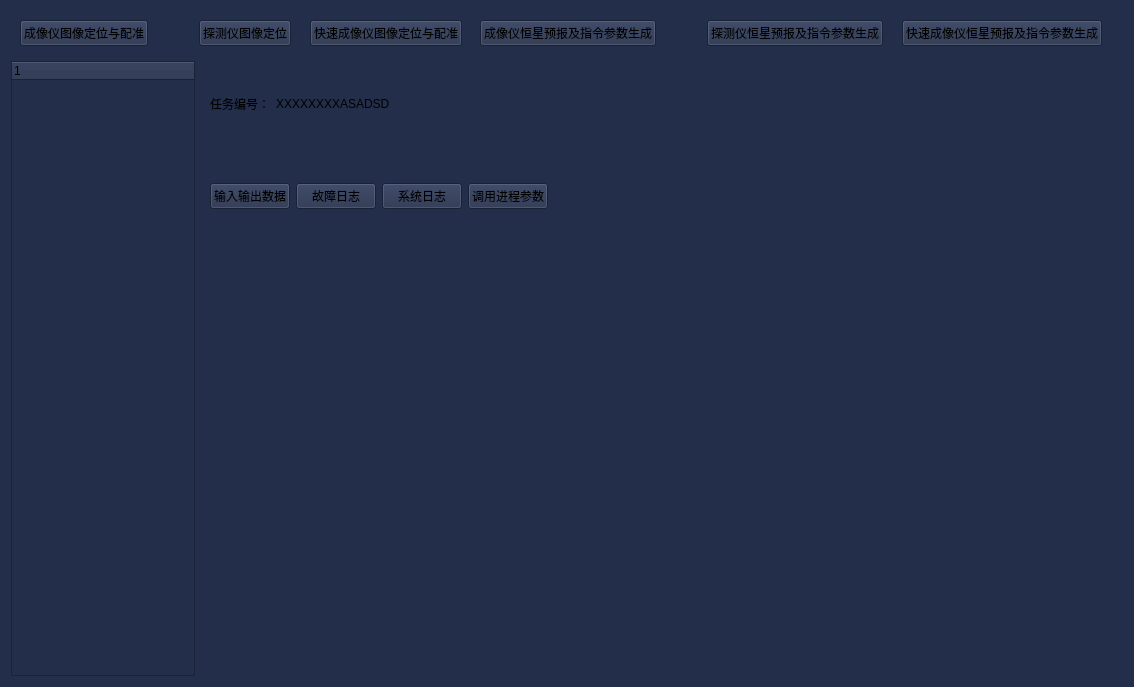
<?xml version="1.0" encoding="UTF-8"?>
<ui version="4.0">
 <class>FaultManagementDialog</class>
 <widget class="QWidget" name="FaultManagementDialog">
  <property name="geometry">
   <rect>
    <x>0</x>
    <y>0</y>
    <width>1134</width>
    <height>687</height>
   </rect>
  </property>
  <property name="windowTitle">
   <string>Form</string>
  </property>
  <property name="styleSheet">
   <string notr="true">background-color: #232e4a;</string>
  </property>
  <layout class="QVBoxLayout" name="verticalLayout_3">
   <item>
    <widget class="QWidget" name="widget" native="true">
     <layout class="QHBoxLayout" name="horizontalLayout">
      <item>
       <widget class="QPushButton" name="imagerBtn">
        <property name="text">
         <string>成像仪图像定位与配准</string>
        </property>
       </widget>
      </item>
      <item>
       <spacer name="horizontalSpacer">
        <property name="orientation">
         <enum>Qt::Horizontal</enum>
        </property>
        <property name="sizeHint" stdset="0">
         <size>
          <width>73</width>
          <height>20</height>
         </size>
        </property>
       </spacer>
      </item>
      <item>
       <widget class="QPushButton" name="detectorBtn">
        <property name="text">
         <string>探测仪图像定位</string>
        </property>
       </widget>
      </item>
      <item>
       <spacer name="horizontalSpacer_6">
        <property name="orientation">
         <enum>Qt::Horizontal</enum>
        </property>
        <property name="sizeHint" stdset="0">
         <size>
          <width>40</width>
          <height>20</height>
         </size>
        </property>
       </spacer>
      </item>
      <item>
       <widget class="QPushButton" name="fastImagerBtn">
        <property name="text">
         <string>快速成像仪图像定位与配准</string>
        </property>
       </widget>
      </item>
      <item>
       <spacer name="horizontalSpacer_4">
        <property name="orientation">
         <enum>Qt::Horizontal</enum>
        </property>
        <property name="sizeHint" stdset="0">
         <size>
          <width>40</width>
          <height>20</height>
         </size>
        </property>
       </spacer>
      </item>
      <item>
       <widget class="QPushButton" name="imagerStellarBtn">
        <property name="text">
         <string>成像仪恒星预报及指令参数生成</string>
        </property>
       </widget>
      </item>
      <item>
       <spacer name="horizontalSpacer_2">
        <property name="orientation">
         <enum>Qt::Horizontal</enum>
        </property>
        <property name="sizeHint" stdset="0">
         <size>
          <width>73</width>
          <height>20</height>
         </size>
        </property>
       </spacer>
      </item>
      <item>
       <widget class="QPushButton" name="detectorStellarBtn">
        <property name="text">
         <string>探测仪恒星预报及指令参数生成</string>
        </property>
       </widget>
      </item>
      <item>
       <spacer name="horizontalSpacer_5">
        <property name="orientation">
         <enum>Qt::Horizontal</enum>
        </property>
        <property name="sizeHint" stdset="0">
         <size>
          <width>40</width>
          <height>20</height>
         </size>
        </property>
       </spacer>
      </item>
      <item>
       <widget class="QPushButton" name="fastImagerStellarBtn">
        <property name="text">
         <string>快速成像仪恒星预报及指令参数生成</string>
        </property>
       </widget>
      </item>
      <item>
       <spacer name="horizontalSpacer_3">
        <property name="orientation">
         <enum>Qt::Horizontal</enum>
        </property>
        <property name="sizeHint" stdset="0">
         <size>
          <width>40</width>
          <height>20</height>
         </size>
        </property>
       </spacer>
      </item>
     </layout>
    </widget>
   </item>
   <item>
    <layout class="QHBoxLayout" name="horizontalLayout_6" stretch="1,5">
     <item>
      <widget class="QTreeWidget" name="treeWidget">
       <column>
        <property name="text">
         <string notr="true">1</string>
        </property>
       </column>
      </widget>
     </item>
     <item>
      <layout class="QVBoxLayout" name="verticalLayout_2" stretch="1,1,5">
       <item>
        <widget class="QWidget" name="widget_4" native="true">
         <layout class="QHBoxLayout" name="horizontalLayout_4">
          <item>
           <widget class="QLabel" name="label_3">
            <property name="text">
             <string>任务编号：</string>
            </property>
           </widget>
          </item>
          <item>
           <widget class="QLabel" name="label_4">
            <property name="text">
             <string>XXXXXXXXASADSD</string>
            </property>
           </widget>
          </item>
          <item>
           <spacer name="horizontalSpacer_9">
            <property name="orientation">
             <enum>Qt::Horizontal</enum>
            </property>
            <property name="sizeHint" stdset="0">
             <size>
              <width>688</width>
              <height>20</height>
             </size>
            </property>
           </spacer>
          </item>
         </layout>
        </widget>
       </item>
       <item>
        <widget class="QWidget" name="widget_5" native="true">
         <layout class="QHBoxLayout" name="horizontalLayout_5">
          <item>
           <widget class="QPushButton" name="pushButton_5">
            <property name="text">
             <string>输入输出数据</string>
            </property>
           </widget>
          </item>
          <item>
           <widget class="QPushButton" name="pushButton_6">
            <property name="text">
             <string>故障日志</string>
            </property>
           </widget>
          </item>
          <item>
           <widget class="QPushButton" name="pushButton_7">
            <property name="text">
             <string>系统日志</string>
            </property>
           </widget>
          </item>
          <item>
           <widget class="QPushButton" name="pushButton_8">
            <property name="text">
             <string>调用进程参数</string>
            </property>
           </widget>
          </item>
          <item>
           <spacer name="horizontalSpacer_10">
            <property name="orientation">
             <enum>Qt::Horizontal</enum>
            </property>
            <property name="sizeHint" stdset="0">
             <size>
              <width>510</width>
              <height>20</height>
             </size>
            </property>
           </spacer>
          </item>
         </layout>
        </widget>
       </item>
       <item>
        <widget class="QStackedWidget" name="DataStackedWidget"/>
       </item>
      </layout>
     </item>
    </layout>
   </item>
  </layout>
 </widget>
 <resources/>
 <connections/>
</ui>
